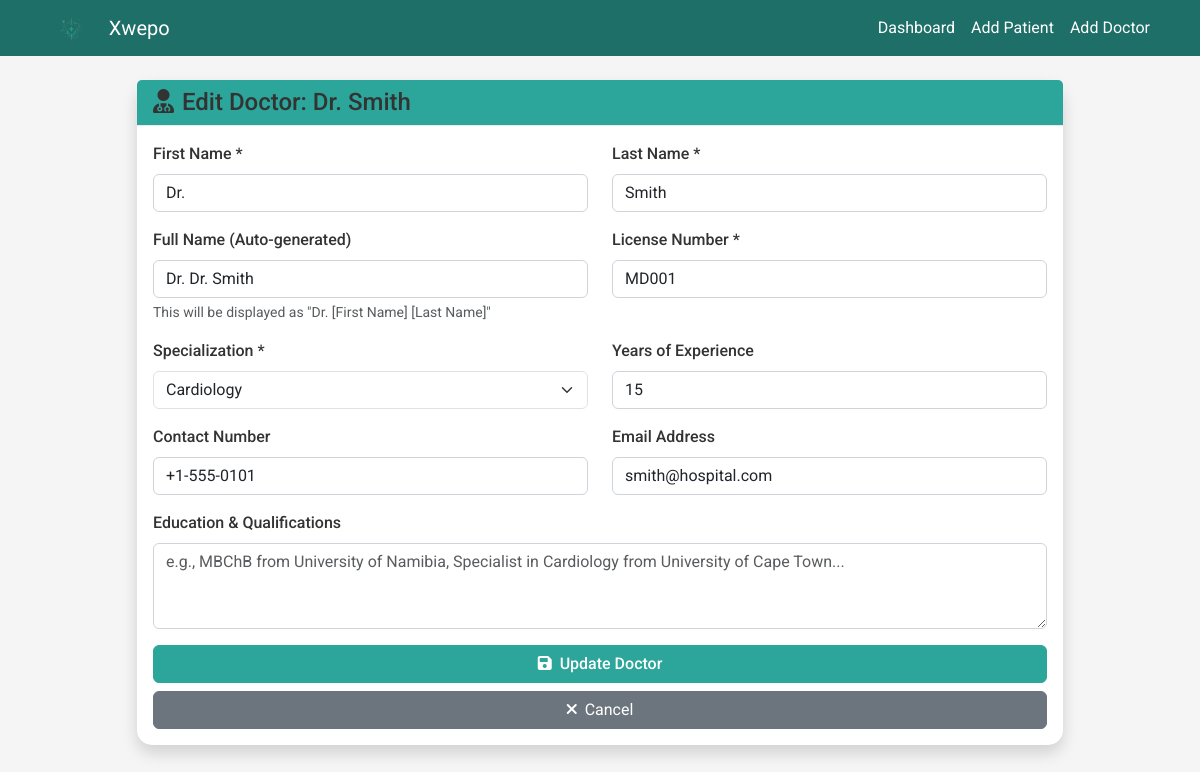
Before: /edit_doctor/1 (signed in) with the older database file.
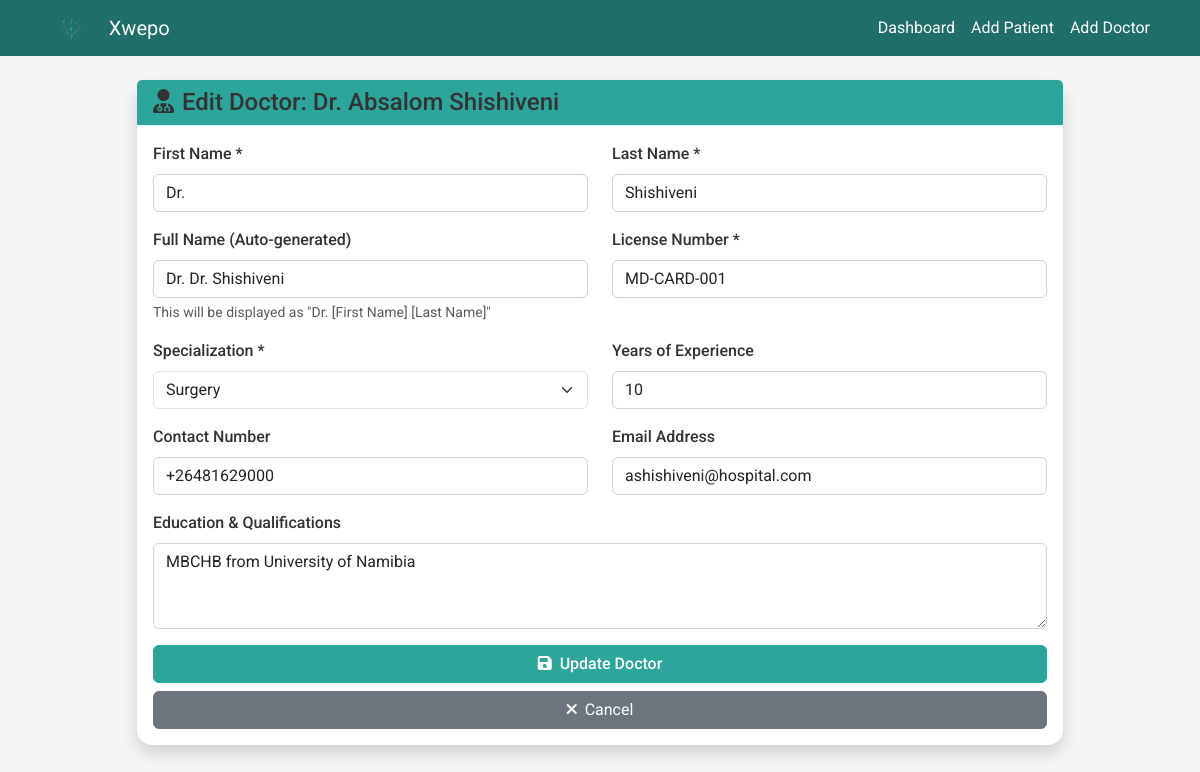
After: the same page with the newer database file.
### models.py (models this page shows)
class Doctor(db.Model):
    id = db.Column(db.Integer, primary_key=True)
    name = db.Column(db.String(100), nullable=False)
    specialization = db.Column(db.String(50))
    license_number = db.Column(db.String(50), unique=True)
    contact_number = db.Column(db.String(20))
    email = db.Column(db.String(120))
    experience_years = db.Column(db.Integer)
    education = db.Column(db.Text)
    created_at = db.Column(db.DateTime, default=datetime.now)
    appointments = db.relationship('Appointment', backref='doctor', lazy=True, cascade='all, delete-orphan')
    availabilities = db.relationship('DoctorAvailability', backref='doctor', lazy=True, cascade='all, delete-orphan')
    prescriptions = db.relationship('Prescription', backref='doctor', lazy=True, cascade='all, delete-orphan')
    medical_records = db.relationship('MedicalRecord', backref='doctor', lazy=True, cascade='all, delete-orphan')

### app.py (the view, shortened to what this page needs)
@app.route('/edit_doctor/<int:doctor_id>', methods=['GET', 'POST'])
@login_required
def edit_doctor(doctor_id):
    if current_user.role != 'admin':
        flash('Access denied. Admin privileges required.', 'error')
        return redirect(url_for('index'))
    doctor = Doctor.query.get_or_404(doctor_id)
    return render_template('edit_doctor.html', doctor=doctor)

### app.py (called while the page is built)
@login_manager.user_loader
def load_user(user_id):
    return User.query.get(int(user_id))

### templates/edit_doctor.html (shortened to what the changed rows need)
<!DOCTYPE html>
<html lang="en">
<head>
    <link href="https://cdn.jsdelivr.net/npm/bootstrap@5.3.0/dist/css/bootstrap.min.css" rel="stylesheet" onerror="this.onerror=null;this.href='{{ url_for('static', filename='libs/bootstrap/bootstrap.min.css') }}'">
    <link href="{{ url_for('static', filename='libs/fontawesome/css/all.min.css') }}" rel="stylesheet">
    <link href="{{ url_for('static', filename='css/color-scheme.css') }}" rel="stylesheet">
    <link href="{{ url_for('static', filename='css/color-scheme.css') }}" rel="stylesheet">
</head>
<body style="background-color: var(--light-gray);">
    <div class="container mt-4">
        <div class="row justify-content-center">
            <div class="col-lg-10">
                <div class="card shadow">
                    <div class="card-header bg-primary text-white">
                        <h4 class="mb-0">
                            <i class="fas fa-user-md me-2"></i>Edit Doctor: {{ doctor.name }}
                        </h4>
                    </div>
                    <div class="card-body">
                        <form method="POST" action="{{ url_for('edit_doctor', doctor_id=doctor.id) }}">
                            <div class="row">
                                <div class="col-md-6">
                                    <div class="mb-3">
                                        <label for="first_name" class="form-label">First Name *</label>
                                        <input type="text" class="form-control" id="first_name" name="first_name" value="{{ doctor.first_name or doctor.name.split()[0] if doctor.name else '' }}" required>
                                    </div>
                                </div>
                                <div class="col-md-6">
                                    <div class="mb-3">
                                        <label for="last_name" class="form-label">Last Name *</label>
                                        <input type="text" class="form-control" id="last_name" name="last_name" value="{{ doctor.last_name or doctor.name.split()[-1] if doctor.name else '' }}" required>
                                    </div>
                                </div>
                            </div>
                            <div class="row">
                                <div class="col-md-6">
                                    <div class="mb-3">
                                        <label for="full_name_display" class="form-label">Full Name (Auto-generated)</label>
                                        <input type="text" class="form-control" id="full_name_display" readonly>
                                        <div class="form-text">This will be displayed as "Dr. [First Name] [Last Name]"</div>
                                    </div>
                                </div>
                                <div class="col-md-6">
                                    <div class="mb-3">
                                        <label for="license_number" class="form-label">License Number *</label>
                                        <input type="text" class="form-control" id="license_number" name="license_number"
                                               value="{{ doctor.license_number or '' }}" required>
                                    </div>
                                </div>
                            </div>
                            <div class="row">
                                <div class="col-md-6">
                                    <div class="mb-3">
                                        <label for="specialization" class="form-label">Specialization *</label>
                                        <select class="form-select" id="specialization" name="specialization" required>
                                            <option value="Cardiology" {% if doctor.specialization == 'Cardiology' %}selected{% endif %}>Cardiology</option>
                                            <option value="Surgery" {% if doctor.specialization == 'Surgery' %}selected{% endif %}>Surgery</option>
                                        </select>
                                    </div>
                                </div>
                                <div class="col-md-6">
                                    <div class="mb-3">
                                        <label for="experience_years" class="form-label">Years of Experience</label>
                                        <input type="number" class="form-control" id="experience_years" name="experience_years"
                                               value="{{ doctor.experience_years or '' }}" min="0" max="50">
                                    </div>
                                </div>
                            </div>
                            <div class="row">
                                <div class="col-md-6">
                                    <div class="mb-3">
                                        <label for="contact_number" class="form-label">Contact Number</label>
                                        <input type="tel" class="form-control" id="contact_number" name="contact_number"
                                               value="{{ doctor.contact_number or '' }}" placeholder="+264 61 123 4567">
                                    </div>
                                </div>
                                <div class="col-md-6">
                                    <div class="mb-3">
                                        <label for="email" class="form-label">Email Address</label>
                                        <input type="email" class="form-control" id="email" name="email"
                                               value="{{ doctor.email or '' }}" placeholder="doctor@windhoekmed.com.na">
                                    </div>
                                </div>
                            </div>
                            <div class="mb-3">
                                <label for="education" class="form-label">Education & Qualifications</label>
                                <textarea class="form-control" id="education" name="education" rows="3"
                                          placeholder="e.g., MBChB from University of Namibia, Specialist in Cardiology from University of Cape Town...">{{ doctor.education or '' }}</textarea>
                            </div>
                        </form>
                    </div>
                </div>
            </div>
        </div>
    </div>
</body>
</html>

Changed rows visible on the page:
changed Doctor "Dr.": name "Dr. Smith" → "Dr. Absalom Shishiveni"; last_name "Smith" → "Shishiveni"; license_number "MD001" → "MD-CARD-001"; specialization "Cardiology" → "Surgery"; experience_years "15" → "10"; contact_number "+1-555-0101" → "+26481629000"; email "smith@hospital.com" → "ashishiveni@hospital.com"; education (not shown) → "MBCHB from University of Namibia"
Other visible differences:
form field value: "Dr. Dr. Smith" → "Dr. Dr. Shishiveni"
